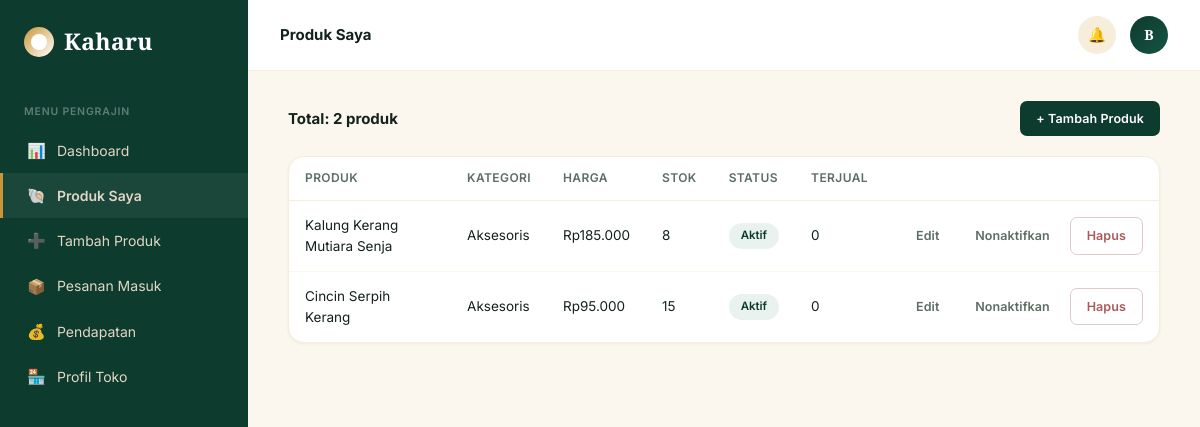
Screenshot of /kaharu-app/seller/produk.php (signed in) with the database file from the repository.
### tables this page shows
CREATE TABLE products (
    id INT AUTO_INCREMENT PRIMARY KEY,
    seller_id INT NOT NULL,
    category_id INT,
    nama VARCHAR(150) NOT NULL,
    deskripsi TEXT,
    harga DECIMAL(12,2) NOT NULL,
    stok INT DEFAULT 0,
    estimasi_produksi VARCHAR(50),
    berat_limbah_kg DECIMAL(5,2) DEFAULT 0,
    gambar_utama VARCHAR(255) DEFAULT NULL,
    status ENUM('draft','menunggu','aktif','ditolak','nonaktif') DEFAULT 'menunggu',
    dibuat_pada TIMESTAMP DEFAULT CURRENT_TIMESTAMP,
    FOREIGN KEY (seller_id) REFERENCES users(id) ON DELETE CASCADE,
    FOREIGN KEY (category_id) REFERENCES categories(id) ON DELETE SET NULL
);

CREATE TABLE categories (
    id INT AUTO_INCREMENT PRIMARY KEY,
    nama VARCHAR(50) NOT NULL
);

### kaharu-app/seller/produk.php (the view, shortened to what this page needs)
<?php
require_once __DIR__ . '/../config/database.php';
$seller_id = $_SESSION['user_id'];
$stmt = $pdo->prepare("SELECT p.*, c.nama as kategori_nama,
                        (SELECT COUNT(*) FROM order_items oi JOIN orders o ON oi.order_id = o.id WHERE oi.product_id = p.id AND o.status = 'selesai') as terjual
                        FROM products p
                        LEFT JOIN categories c ON p.category_id = c.id
                        WHERE p.seller_id = ?
                        ORDER BY p.dibuat_pada DESC");
$stmt->execute([$seller_id]);
$products = $stmt->fetchAll();
$status_label = [
    'aktif' => ['Aktif', 'status-done'],
    'menunggu' => ['Menunggu Review Admin', 'status-review'],
    'ditolak' => ['Ditolak', 'status-danger'],
    'nonaktif' => ['Nonaktif', 'status-pending'],
    'draft' => ['Draf', 'status-pending'],
];
?>
<!DOCTYPE html>
<html lang="id">
<head>
<link rel="stylesheet" href="/kaharu-app/assets/css/style.css">
</head>
<body>
<div class="app-shell">
    <?php include __DIR__ . '/../includes/sidebar.php'; ?>
    <div class="main">
        <?php include __DIR__ . '/../includes/header.php'; ?>
        <div class="page-pad">
            <div class="section-head">
                <div><strong style="font-size:15px;">Total: <?= count($products) ?> produk</strong></div>
                <a href="tambah_produk.php" class="btn btn-primary btn-sm">+ Tambah Produk</a>
            </div>
            <?php if (empty($products)): ?>
                <div class="card empty-state">
                    <div class="icon">🐚</div>
                    <p>Belum ada produk. Yuk tambahkan produk pertamamu.</p>
                    <a href="tambah_produk.php" class="btn btn-primary" style="margin-top:16px;">+ Tambah Produk</a>
                </div>
            <?php else: ?>
            <div class="card" style="padding:0;">
                <table>
                    <tr><th>Produk</th><th>Kategori</th><th>Harga</th><th>Stok</th><th>Status</th><th>Terjual</th><th></th></tr>
                    <?php foreach ($products as $p): [$label, $class] = $status_label[$p['status']]; ?>
                    <tr>
                        <td><?= htmlspecialchars($p['nama']) ?></td>
                        <td><?= htmlspecialchars($p['kategori_nama'] ?? '-') ?></td>
                        <td>Rp<?= number_format($p['harga'],0,',','.') ?></td>
                        <td><?= $p['stok'] ?></td>
                        <td><span class="status-pill <?= $class ?>"><?= $label ?></span></td>
                        <td><?= $p['terjual'] ?></td>
                        <td style="white-space:nowrap;">
                            <a href="tambah_produk.php?id=<?= $p['id'] ?>" class="btn btn-ghost btn-sm">Edit</a>
                            <?php if (in_array($p['status'], ['aktif','nonaktif'])): ?>
                            <a href="?toggle=<?= $p['id'] ?>" class="btn btn-ghost btn-sm"><?= $p['status'] === 'aktif' ? 'Nonaktifkan' : 'Aktifkan' ?></a>
                            <?php endif; ?>
                            <a href="?hapus=<?= $p['id'] ?>" class="btn btn-danger btn-sm" onclick="return confirm('Hapus produk ini?')">Hapus</a>
                        </td>
                    </tr>
                    <?php endforeach; ?>
                </table>
            </div>
            <?php endif; ?>
        </div>
    </div>
</div>
</body>
</html>

### kaharu-app/assets/css/style.css (style rules this page uses)
:root { --pearl-white: #FFFFFF; --pearl-white-deep: #FBF7EE; --white: #FFFFFF; --slate-900: #14221C; --slate-700: #2C3E35; --slate-500: #5C6E64; --slate-300: #E2D7C5; --slate-100: #F6EEDB; --navy: #0D3B2E; --navy-light: #165342; --silver: #C99738; --silver-light: #DFB257; --success: #0D3B2E; --success-bg: #EAF2EF; --warning: #C99738; --warning-bg: #F6EEDB; --danger: #A85B5B; --danger-bg: #F5E9E9; --info: #2A6053; --info-bg: #E9F1EF; --font-display: 'Cormorant Garamond', serif; --font-body: 'Inter', sans-serif; --radius: 10px; --radius-lg: 16px; --shadow-sm: 0 1px 3px rgba(31,41,55,0.06); --shadow-md: 0 4px 16px rgba(31,41,55,0.08); --shadow-lg: 0 12px 32px rgba(31,41,55,0.12); }
* { box-sizing: border-box; margin: 0; padding: 0; }
body { font-family: var(--font-body); background: var(--pearl-white-deep); color: var(--slate-900); line-height: 1.55; -webkit-font-smoothing: antialiased; font-size: 14.5px; }
a { color: inherit; text-decoration: none; }
.app-shell { display: flex; min-height: 100vh; }
.btn { display: inline-flex; align-items: center; justify-content: center; gap: 8px; padding: 12px 24px; border-radius: 8px; font-family: var(--font-body); font-weight: 600; font-size: 14px; cursor: pointer; border: none; transition: all .15s ease; letter-spacing: 0.1px; }
.btn-primary { background: var(--navy); color: var(--pearl-white); }
.btn-ghost { background: transparent; color: var(--slate-500); }
.btn-danger { background: var(--white); color: var(--danger); border: 1.5px solid #E3C8C8; }
.btn-sm { padding: 8px 16px; font-size: 12.5px; border-radius: 7px; }
.main { flex: 1; min-width: 0; }
.page-pad { padding: 30px 40px; max-width: 1280px; }
.card { background: var(--white); border: 1px solid var(--slate-100); border-radius: var(--radius-lg); padding: 24px; box-shadow: var(--shadow-sm); }
table { width: 100%; border-collapse: collapse; }
th { text-align: left; font-size: 12px; color: var(--slate-500); font-weight: 600; padding: 12px 16px; border-bottom: 1px solid var(--slate-100); text-transform: uppercase; letter-spacing: 0.4px; }
td { padding: 14px 16px; font-size: 13.5px; border-bottom: 1px solid var(--pearl-white-deep); }
tr:last-child td { border-bottom: none; }
.status-pill { display: inline-block; padding: 4px 12px; border-radius: 100px; font-size: 11.5px; font-weight: 600; }
.status-done { background: var(--success-bg); color: var(--success); }
.section-head { display: flex; align-items: center; justify-content: space-between; margin-bottom: 20px; }

### rows the page displays
products: nama "Kalung Kerang Mutiara Senja", category.nama "Aksesoris", harga "185.000", stok "8", label "Aktif", terjual "0", status "Nonaktifkan"
products: nama "Cincin Serpih Kerang", category.nama "Aksesoris", harga "95.000", stok "15", label "Aktif", terjual "0", status "Nonaktifkan"

### other values shown
$section_label "MENU PENGRAJIN"
$item['icon'] "📊"
$item['label'] "Dashboard"
$item['icon'] "🐚"
$item['label'] "Produk Saya"
$item['icon'] "➕"
$item['label'] "Tambah Produk"
$item['icon'] "📦"
$item['label'] "Pesanan Masuk"
$item['icon'] "💰"
$item['label'] "Pendapatan"
$item['icon'] "🏪"
$item['label'] "Profil Toko"
$page_title "Produk Saya"
initial_name($user['nama']) "B"
